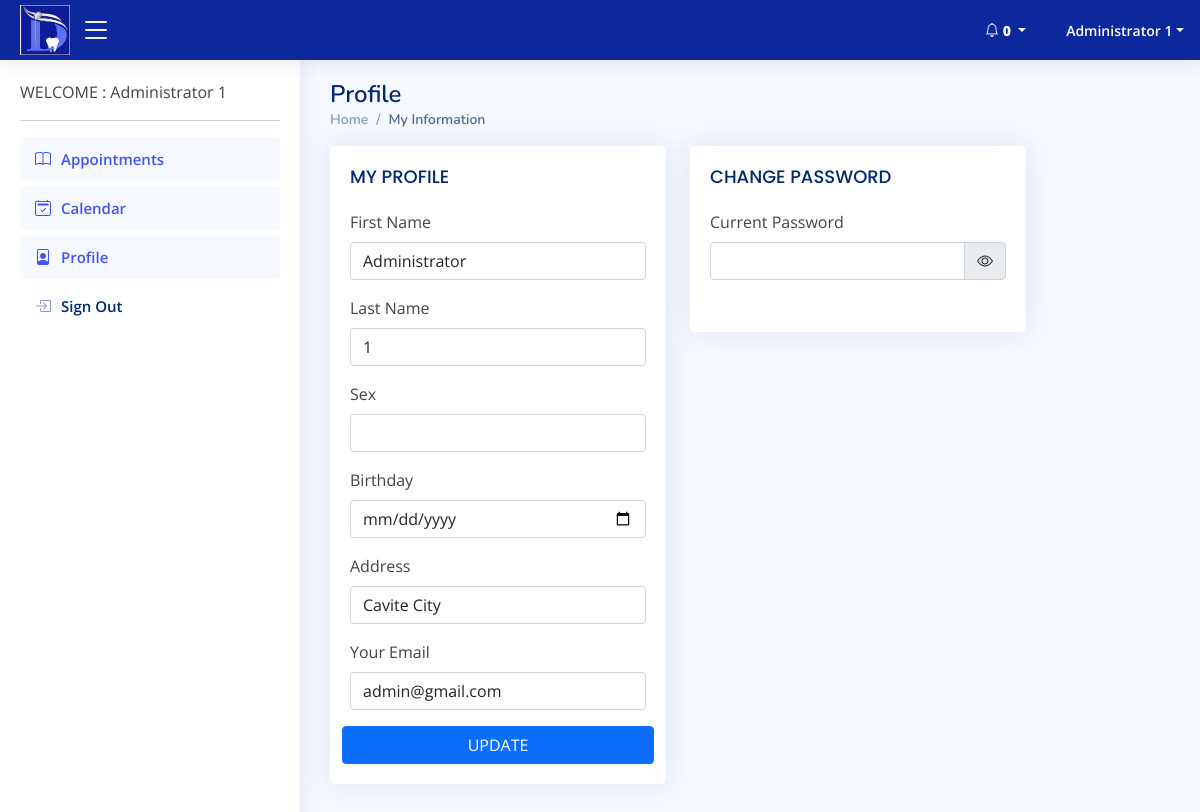
Screenshot of /user/profile.php (signed in) with the database file from the repository.
### tables this page shows
CREATE TABLE `tbl_signup` (
  `id` int(11) NOT NULL,
  `firstname` varchar(100) NOT NULL,
  `lastname` varchar(100) NOT NULL,
  `sex` varchar(10) NOT NULL,
  `birthday` varchar(100) NOT NULL,
  `address` varchar(250) NOT NULL,
  `email` varchar(250) NOT NULL,
  `password` varchar(250) NOT NULL,
  `pass` varchar(100) NOT NULL,
  `type` varchar(250) NOT NULL,
  `is_balance` int(1) NOT NULL,
  `is_confirm` int(11) NOT NULL,
  `date_registered` timestamp NOT NULL DEFAULT current_timestamp()
);

### controller/user-profile.php (called while the page is built, shortened)
<?php
include('database.php');
$session_id = $_SESSION['id'];
$account    = $mysqli->query("SELECT * FROM tbl_signup where id = '$session_id'");
$val        = $account->fetch_assoc();

### user/profile.php (the view, shortened to what this page needs)
<?php include('header.php'); include('nav.php');include('../controller/user-profile.php');?>
  <main id="main" class="main">
    <div class="pagetitle">
      <h1>Profile  </h1>
      <nav>
        <ol class="breadcrumb">
          <li class="breadcrumb-item"><a href="index.php">Home</a></li>
          <li class="breadcrumb-item active">My Information</li>
        </ol>
      </nav>
    </div>
    <section class="section">
      <div class="row">
		<div class="col-lg-5">
          <div class="card">
            <div class="card-body">
              <h5 class="card-title">MY PROFILE</h5>
				<form class="row g-3" method="POST">
				<br>
					<div class="col-12">
                      <label class="form-label">First Name</label>
                      <input type="text" name="fname" class="form-control" value="<?php echo $val['firstname'];?>" required>
                    </div>
					<div class="col-12">
                      <label for="yourName" class="form-label">Last Name</label>
                      <input type="text" name="lname" class="form-control" value="<?php echo $val['lastname'];?>" required>
                    </div>
					<div class="col-12">
                      <label for="yourName" class="form-label">Sex</label>
                      <input type="text" name="sex" class="form-control" value="<?php echo $val['sex'];?>" required>
                    </div>
					<div class="col-12">
                      <label for="yourName" class="form-label">Birthday</label>
                      <input type="date" name="birthday" class="form-control" value="<?php echo $val['birthday'];?>" required>
                    </div>
					<div class="col-12">
                      <label for="yourName" class="form-label">Address</label>
                      <input type="text" name="address" class="form-control" value="<?php echo $val['address'];?>" required>
                    </div>
                    <div class="col-12">
                      <label for="yourEmail" class="form-label">Your Email</label>
                      <input type="email" name="email" class="form-control" value="<?php echo $val['email'];?>" required>
                    </div>
					<button type="submit" class="btn btn-primary" name="update-profile">UPDATE</button>
				</form>
            </div>
          </div>
        </div>
		<div class="col-lg-5">
          <div class="card">
            <div class="card-body">
              <h5 class="card-title">CHANGE PASSWORD</h5>
				<form class="row g-3" method="POST">
				<br>
                    <div class="col-12">
                      <label for="yourPassword" class="form-label">Current Password</label>
					 <div class="input-group mb-3 " >
                      <input type="password" id="cpassword" name="password" class="form-control" value="" required>
					  <span class="input-group-text" onclick="password_show_hide();">
							  <i class="bi bi-eye" id="show_eye"></i>
							</span>
                    </div>
                    </div>
				</form>
            </div>
          </div>
        </div>
      </div>
    </section>
  </main>
<?php include('footer.php');?>

### page/back/css/style.css (style rules this page uses)
:root { scroll-behavior: smooth; }
body { font-family: "Open Sans", sans-serif; background: #f6f9ff; color: #444444; }
a { color: #4154f1; text-decoration: none; }
h1, h2, h3, h4, h5, h6 { font-family: "Nunito", sans-serif; }
#main { margin-top: 60px; padding: 20px 30px; transition: all 0.3s; }
.pagetitle { margin-bottom: 10px; }
.pagetitle h1 { font-size: 24px; margin-bottom: 0; font-weight: 600; color: #012970; }
.card { margin-bottom: 30px; border: none; border-radius: 5px; box-shadow: 0px 0 30px rgba(1, 41, 112, 0.1); overflow: hidden; }
.card-title { padding: 20px 0 15px 0; font-size: 18px; font-weight: 500; color: #012970; font-family: "Poppins", sans-serif; }
.card-body { padding: 0 20px 20px 20px; }
.breadcrumb { font-size: 14px; font-family: "Nunito", sans-serif; color: #899bbd; font-weight: 600; }
.breadcrumb a { color: #899bbd; transition: 0.3s; }
.breadcrumb .breadcrumb-item::before { color: #899bbd; }
.breadcrumb .active { color: #51678f; font-weight: 600; }
@media (min-width: 1200px) { #main, #footer { margin-left: 300px; } }

### rows the page displays
tbl_signup: fname "Administrator", lname "1", address "Cavite City", email "admin@gmail.com"

### other values shown
$row_cnt +  $row_cnt1 "0"
$_SESSION['name'] "Administrator 1"
